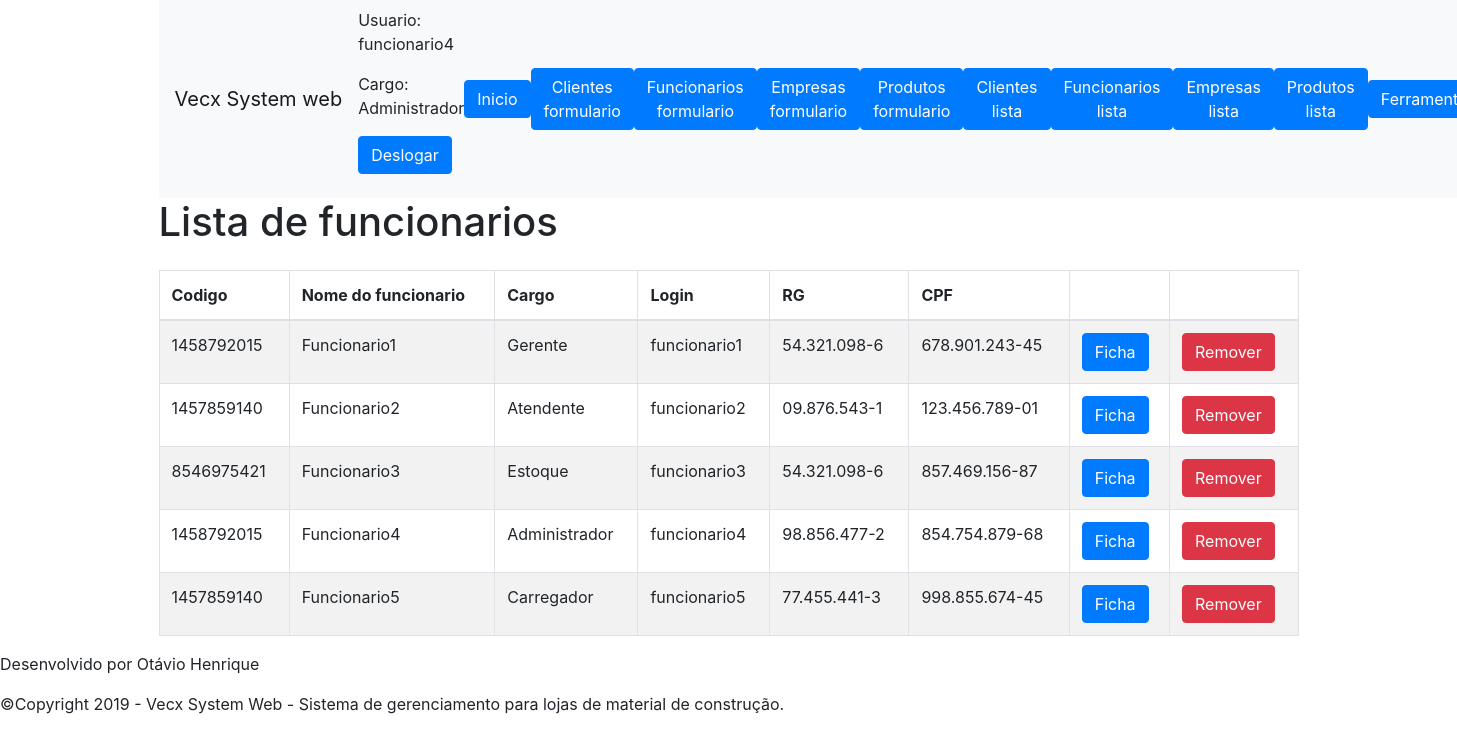
Page /lista-funcionario.php (signed in) on the committed database.
### tables this page shows
CREATE TABLE `funcionario` (
  `id` int(20) NOT NULL,
  `nome` varchar(255) NOT NULL,
  `sexo` varchar(255) NOT NULL,
  `data_nascimento` date NOT NULL,
  `email` varchar(255) NOT NULL,
  `endereco` varchar(255) NOT NULL,
  `numero` varchar(255) NOT NULL,
  `estado` varchar(255) NOT NULL,
  `cidade` varchar(255) NOT NULL,
  `bairro` varchar(255) NOT NULL,
  `complemento` varchar(255) NOT NULL,
  `referencia` varchar(255) NOT NULL,
  `cep` varchar(255) NOT NULL,
  `cpf` varchar(255) NOT NULL,
  `rg` varchar(255) NOT NULL,
  `telefone` varchar(255) NOT NULL,
  `celular` varchar(255) NOT NULL,
  `cargo` varchar(255) NOT NULL,
  `login` varchar(255) NOT NULL,
  `senha` varchar(255) NOT NULL,
  `carteira_trabalho` varchar(255) NOT NULL,
  `salario` decimal(20,2) NOT NULL,
  `codigo` varchar(255) NOT NULL,
  `funcionario_nome` varchar(255) NOT NULL,
  `data_cadastro` date NOT NULL,
  `hora_cadastro` time NOT NULL
);

### class/FuncionarioDao.php (called while the page is built, shortened)
<?php
    require_once("Funcionario.php");
    class FuncionarioDao {
        function __construct($conexao) {
            $this->conexao = $conexao;
        }
        public function listaFuncionario() {
            $funcionarios = array();
            $resultado = mysqli_query($this->conexao, "SELECT * FROM funcionario");
            while ($funcionario_array = mysqli_fetch_assoc($resultado)) {
                $funcionario = new Funcionario();
                $funcionario->setId($funcionario_array['id']);
                $funcionario->setCodigo($funcionario_array['codigo']);
                $funcionario->setNome($funcionario_array['nome']);
                $funcionario->setCpf($funcionario_array['cpf']);
                $funcionario->setRg($funcionario_array['rg']);
                $funcionario->setCargo($funcionario_array['cargo']);
                $funcionario->setLogin($funcionario_array['login']);
                array_push($funcionarios, $funcionario);
            }
            return $funcionarios;
        }
    }

### class/DadosBasicos.php (called while the page is built, shortened)
<?php
    class DadosBasicos {
        private $id;
        private $nome;
        private $codigo;
        public function getId() {
            return $this->id;
        }
        public function setId($id) {
            $this->id = $id;
        }
        public function getNome() {
            return $this->nome;
        }
        public function setNome($nome) {
            $this->nome = $nome;
        }
        public function getCodigo() {
            return $this->codigo;
        }
        public function setCodigo($codigo) {
            $this->codigo = $codigo;
        }
    }

### class/Funcionario.php (called while the page is built, shortened)
<?php
    require_once("Pessoa.php");
    class Funcionario extends Pessoa {
        private $cargo;
        private $login;
        public function getCargo() {
            return $this->cargo;
        }
        public function setCargo($cargo) {
            $this->cargo = $cargo;
        }
        public function getLogin() {
            return $this->login;
        }
        public function setLogin($login) {
            $this->login = $login;
        }
    }

### class/Pessoa.php (called while the page is built, shortened)
<?php
    require_once("DadosBasicos.php");
    class Pessoa extends DadosBasicos {
        private $cpf;
        private $rg;
        public function getCpf() {
            return $this->cpf;
        }
        public function setCpf($cpf) {
            $this->cpf = $cpf;
        }
        public function getRg() {
            return $this->rg;
        }
        public function setRg($rg) {
            $this->rg = $rg;
        }
    }

### lista-funcionario.php (the view, shortened to what this page needs)
<?php
    require_once("cabecalho.php");
    require_once("menu-nav-bar.php");
    require_once("class/Conecta.php");
    require_once("class/Funcionario.php");
    require_once("class/FuncionarioDao.php");
?>
<h1>Lista de funcionarios</h1>
<table class="table table-striped table-bordered">
    <thead>
        <tr>
            <th>Codigo</th>
            <th>Nome do funcionario</th>
            <th>Cargo</th>
            <th>Login</th>
            <th>RG</th>
            <th>CPF</th>
            <th></th>
            <th></th>
        </tr>
    </thead>
    <tbody>
        <?php
            $conexao = Conecta::criaConexao();
            $funcionarioDao = new FuncionarioDao($conexao);
            $funcionarios = $funcionarioDao->listaFuncionario();
            foreach ($funcionarios as $funcionario) :
        ?>
        <tr>
            <td><?= $funcionario->getCodigo() ?></td>
            <td><?= $funcionario->getNome() ?></td>
            <td><?= $funcionario->getCargo() ?></td>
            <td><?= $funcionario->getLogin() ?></td>
            <td><?= $funcionario->getRg() ?></td>
            <td><?= $funcionario->getCpf() ?></td>
            <td>
                <a class="btn btn-primary" href="ficha-funcionario.php?id=<?= $funcionario->getId() ?>">Ficha</a>
            </td>
            <td>
                <form action="remove-funcionario.php" method="post">
                    <button class="btn btn-danger">Remover</button>
                </form>
            </td>
        </tr>
        <?php endforeach ?>
    </tbody>
</table>
<?php require_once("rodape.php"); ?>

### rows in the picture
funcionario: codigo "1458792015", nome "Funcionario1", cargo "Gerente", login "funcionario1", rg "54.321.098-6", cpf "678.901.243-45"
funcionario: codigo "1457859140", nome "Funcionario2", cargo "Atendente", login "funcionario2", rg "09.876.543-1", cpf "123.456.789-01"
funcionario: codigo "8546975421", nome "Funcionario3", cargo "Estoque", login "funcionario3", rg "54.321.098-6", cpf "857.469.156-87"
funcionario: codigo "1458792015", nome "Funcionario4", cargo "Administrador", login "funcionario4", rg "98.856.477-2", cpf "854.754.879-68"
funcionario: codigo "1457859140", nome "Funcionario5", cargo "Carregador", login "funcionario5", rg "77.455.441-3", cpf "998.855.674-45"

### other values in the picture
$_SESSION["usuario_logado"] "funcionario4"
$_SESSION["usuario_cargo"] "Administrador"
